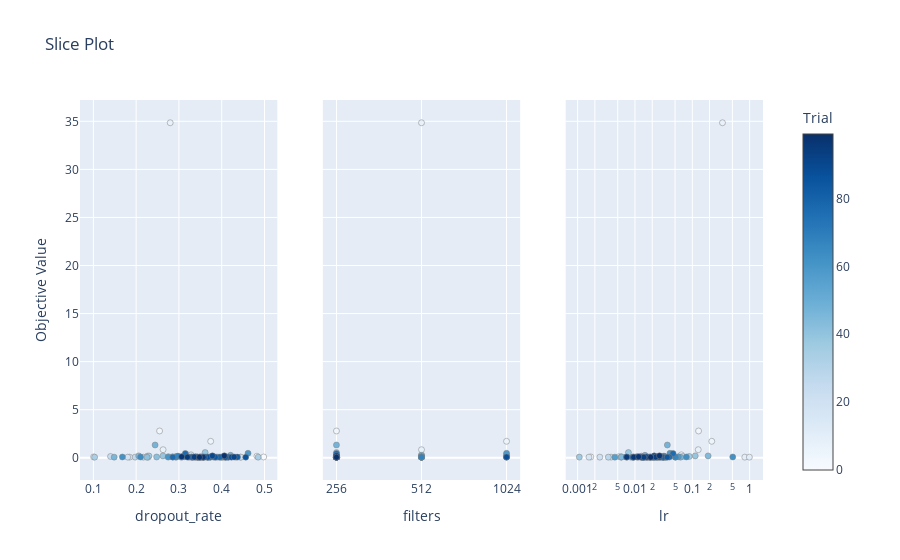

This figure's notebook cell:
### Code cell
optuna.visualization.plot_slice(study, params=['lr', 'dropout_rate', 'filters'])
